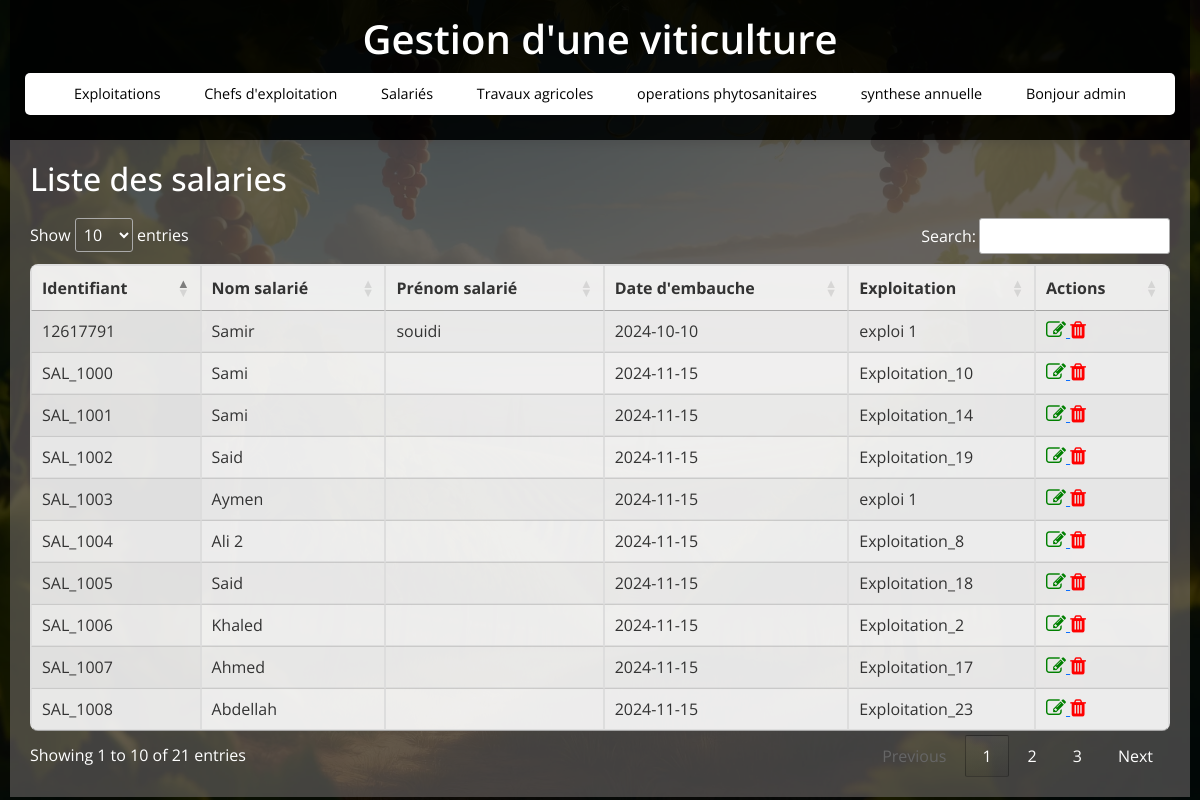
/salaries (signed in), run on the app's committed database.
### tables this page shows
CREATE TABLE salaries (
                    id_salarie INTEGER PRIMARY KEY,
                    identifiant_sal TEXT,
                    nom_salarie TEXT,
                    prenom_salarie TEXT,
                    date_embauche TEXT,
                    id_exploitation INTEGER,
                    FOREIGN KEY(id_exploitation) REFERENCES exploitations(id_exploitation)
                );

CREATE TABLE exploitations (
                    id_exploitation INTEGER PRIMARY KEY,
                    nom_exploitation TEXT,
                    superficie REAL
                );

### app.py (the view)
@app.route('/salaries')
def salaries():
    if 'user_id' not in session:
        return redirect(url_for('login'))
    conn = get_db_connection()
    salaries = conn.execute('SELECT * FROM salaries inner join exploitations on exploitations.id_exploitation=salaries.id_exploitation').fetchall()
    conn.close()
    return render_template('salaries.html', salaries=salaries)

### app.py (called while the page is built)
def get_db_connection():
    conn = sqlite3.connect(DB_NAME)
    conn.row_factory = sqlite3.Row  # Retourne les résultats sous forme de dictionnaire
    return conn

### templates/salaries.html (shortened to what this page needs)
{% extends 'base.html' %}
{% block content %}
    <h2>Liste des salaries</h2>
    <table id="salaries" class="display">
      <thead>
        <tr>
            <th>Identifiant</th>
            <th>Nom salarié</th>
            <th>Prénom salarié</th>
            <th>Date d'embauche</th>
            <th>Exploitation</th>
            <th>Actions</th>
        </tr>
      </thead>
      <tbody>
        {% for salarie in salaries %}
        <tr>
            <td>{{ salarie.identifiant_sal }}</td>
            <td>{{ salarie.nom_salarie }}</td>
            <td>{{ salarie.prenom_salarie }}</td>
            <td>{{ salarie.date_embauche }}</td>
            <td>{{ salarie.nom_exploitation }}</td>
            <td>
              <a href="{{ url_for('edit_salarie', id=salarie.id_salarie) }}">
                <i class="fa fa-edit" style="font-size:20px;color:green"></i>
            </a>
            <a href="{{ url_for('delete_salarie', id=salarie.id_salarie) }}">
<i class="fa fa-trash" style="font-size:20px;color:red;"></i>
            </a>
            </td>
        </tr>
        {% endfor %}
      </tbody>
    </table>
{% endblock %}

### static/style.css (style rules this page uses)
* { margin: 0; padding: 0; box-sizing: border-box; font-family: "Open Sans", sans-serif; }
body { display: flex; flex-direction: column; align-items: center; justify-content: flex-start; min-height: 100vh; width: 100%; background: url("./img/viticulture.webp") center/cover no-repeat, #000; padding: 0 10px; position: relative; overflow-y: auto; color: #fff; }
body::before { content: ""; position: absolute; width: 100%; height: 100%; background: rgba(0, 0, 0, 0.7); z-index: -1; }
table { width: 100%; border-collapse: collapse; margin-top: 20px; background: rgba(255, 255, 255, 0.9); color: #333; border-radius: 8px; overflow: hidden; }
table, th, td { border: 1px solid #ddd; }
th, td { padding: 8px; text-align: left; }
h2 { font-size: 2rem; margin-bottom: 20px; color: #fff; }

### data on the page
salaries: identifiant_sal "12617791", nom_salarie "Samir", prenom_salarie "souidi", date_embauche "2024-10-10", nom_exploitation "exploi 1"
salaries: identifiant_sal "SAL_1000", nom_salarie "Sami", date_embauche "2024-11-15", nom_exploitation "Exploitation_10"
salaries: identifiant_sal "SAL_1001", nom_salarie "Sami", date_embauche "2024-11-15", nom_exploitation "Exploitation_14"
salaries: identifiant_sal "SAL_1002", nom_salarie "Said", date_embauche "2024-11-15", nom_exploitation "Exploitation_19"
salaries: identifiant_sal "SAL_1003", nom_salarie "Aymen", date_embauche "2024-11-15", nom_exploitation "exploi 1"
salaries: identifiant_sal "SAL_1004", nom_salarie "Ali 2", date_embauche "2024-11-15", nom_exploitation "Exploitation_8"
salaries: identifiant_sal "SAL_1005", nom_salarie "Said", date_embauche "2024-11-15", nom_exploitation "Exploitation_18"
salaries: identifiant_sal "SAL_1006", nom_salarie "Khaled", date_embauche "2024-11-15", nom_exploitation "Exploitation_2"
salaries: identifiant_sal "SAL_1007", nom_salarie "Ahmed", date_embauche "2024-11-15", nom_exploitation "Exploitation_17"
salaries: identifiant_sal "SAL_1008", nom_salarie "Abdellah", date_embauche "2024-11-15", nom_exploitation "Exploitation_23"

### other printed values
{{ session.get('admin') }} "admin"
